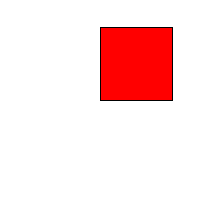
Frame 1 (no input)
Frame 60 (the mouse pressed at the canvas centre just before this capture): identical to frame 1, image omitted
Frame 120 (the mouse held since frame 60 and released just before this capture): identical to frame 1, image omitted

The Processing sketch that drew this single still picture (run headless with seeded random() and noise(); from frame 60 on, the mouse is pressed at the canvas centre):

// Processing sketch: Rendering3D
// ── Rendering3D.pde
//fix viewDirection in order to find closest distance and solve overlaps

final int NUM_SOLIDS = 1;
final float ANGLE_WIDTH = 60;
final float ANGLE_HEIGHT = 60;
final float maxLR = radians(ANGLE_WIDTH / 2 + 1);
final float maxUD = radians(ANGLE_HEIGHT / 2 + 1);

float viewWidth, viewHeight;
float angleFlat, angleIncline, angleRotate, angleRot, angleAdjusted;
PVector location, viewVector, viewVecUnit, viewLRVec, viewUDVec;
int moveFB, moveLR, moveUD, changeFlat, changeIncline, changeRotate;

Solid[] sol = new Solid[NUM_SOLIDS];
Face[] f;
int[] dist;

PVector rotateVector(PVector v, PVector perpAxis, float ang) {
  return PVector.add(PVector.mult(v, cos(ang)), perpAxis.cross(v).mult(sin(ang)));
}

void findAllOverlaps(Shape[] shapes, LinkedList<Shape> totalOverlaps, LinkedList<LinkedList<Integer>> totalIndexList) {

   LinkedList<Shape> overlaps = new LinkedList<Shape>(Arrays.asList(shapes));
   LinkedList<LinkedList<Integer>> indexList = new LinkedList<LinkedList<Integer>>();
   for (int i = 1; i < shapes.length; i++) {
     indexList.add(new LinkedList<Integer>(Arrays.asList(i)));
   }
   
   for (int size = 1; size < shapes.length; size++) {
     LinkedList<Shape> newOverlaps = new LinkedList<Shape>();
     LinkedList<LinkedList<Integer>> newIndexList = new LinkedList<LinkedList<Integer>>();
     
     for (int overlapIndex = 0; overlapIndex < overlaps.size(); overlapIndex++) {
       for (int shapeIndex = indexList.get(overlapIndex).getLast() + 1; shapeIndex < shapes.length; shapeIndex++) {
         LinkedList<Shape> currentOverlap = overlaps.get(overlapIndex).overlap(shapes[shapeIndex]);
         newOverlaps.addAll(currentOverlap);
         for (Shape s : currentOverlap) {
           newIndexList.add(new LinkedList<Integer>(indexList.get(overlapIndex)));
           newIndexList.getLast().add(shapeIndex);
         }
       }
     }
     
     totalOverlaps.addAll(newOverlaps);
     totalIndexList.addAll(newIndexList);
     overlaps = newOverlaps;
     indexList = newIndexList;
   }
}

int closestFace(Shape overlap, LinkedList<Integer> indices, Face[] faces) {
  float minDist = 1e12;
  int closeFace = 0;
  float[] comparePoint = overlap.centre();
  
  for (int index : indices) {
    int[] vMatches = faces[index].parentSolid.vertexMatches.get(faces[index].faceIndex);
    
    PVector[] refVertices = new PVector[3];
    for (int i = 0; i < 3; i++) refVertices[i] = faces[index].parentSolid.vertices[vMatches[i]];
    
    
  }
  
  return closeFace;
}

float add(float a, float b, float boundary) {
  a = (a + b) % boundary;
  if (a < 0) {
    a += boundary;
  }
  return a;
}

int add(int a, int b, int boundary) {
  a = (a + b) % boundary;
  if (a < 0) {
    a += boundary;
  }
  return a;
}

void setAngleRot() {
  if (angleIncline > 90 && angleIncline <= 270) {
    angleRot = -angleRotate;
  } else {
    angleRot = angleRotate;
  }
}

void setView() {
  if (angleIncline == 90) {
    viewVector.set(0, 0, 1);
  } else if (angleIncline == 270) {
    viewVector.set(0, 0, -1);
  } else {
    viewVector.set(cos(radians(angleFlat)), sin(radians(angleFlat)), tan(radians(angleIncline)));
  }

  if (angleIncline > 90 && angleIncline < 270) {
    viewVector.mult(-1.0);
  }
}

void setAngle() {
  if (angleIncline == 90 || angleIncline == 270) {
    angleAdjusted = angleRot + angleFlat;
  } else if (angleFlat == 90 || angleFlat == 270) {
    angleAdjusted = angleRot + angleFlat;
    if ((angleIncline > 90 && angleIncline < 180) || angleIncline > 270) {
      angleAdjusted += 180;
    }
  } else {
    angleAdjusted = angleRot + degrees(atan(tan(radians(angleFlat)) * tan(radians(angleIncline)) / viewVector.mag()));
    if (90 < angleFlat && angleFlat < 270) {
      angleAdjusted += 180;
    }
  }

  angleAdjusted = angleAdjusted % 360;
  if (angleAdjusted < 0) {
    angleAdjusted += 360;
  }
}

void setScope() {
  if ((angleFlat == 90 || angleFlat == 270) && (angleIncline == 0 || angleIncline == 180)) {
    int A, B, C, D;
    B = -1;
    if (angleFlat == 90) {
      A = 1;
      C = D = (angleIncline == 0 ? -1 : 1);
    } else {
      A = -1;
      C = angleIncline == 0 ? 1 : -1;
      D = -C;
    }

    viewLRVec.set(A * cos(radians(angleRot)), 0, B * sin(radians(angleRot)));
    viewUDVec.set(C * sin(radians(angleRot)), 0, D * cos(radians(angleRot)));
  } else {
    float X = viewVector.x;
    float Y = viewVector.y;
    float Z = viewVector.z;
    float mag = viewVector.mag();
    float angle = radians(angleAdjusted);

    viewUDVec.set(Z*cos(angle) - (X*Y*sin(angle)/mag), (pow(X, 2) + pow(Z, 2))*sin(angle)/mag, - X*cos(angle) - (Y*Z*sin(angle)/mag));
    viewLRVec.set(X*Y*cos(angle) + mag*Z*sin(angle), -(pow(X, 2) + pow(Z, 2))*cos(angle), Y*Z*cos(angle) - mag*X*sin(angle));

    if (angleIncline > 90 && angleIncline <= 270) {
      viewUDVec.mult(-1.0);
    }
  }

  viewLRVec.setMag(viewWidth);
  viewUDVec.setMag(viewHeight);
}

float[] projectedPixel(PVector vertex, PVector lastVertex) { //Make a projectedShape function based on this; we need it now
  PVector v = PVector.sub(vertex, location); 
  PVector vUD = viewUDVec.normalize(null);
  PVector vLR = viewLRVec.normalize(null).mult(-1);
  
  float angleLR = PVector.angleBetween(viewVecUnit, PVector.sub(v, PVector.mult(vUD, PVector.dot(v, vUD)))) * (PVector.dot(v, vLR) > 0 ? 1 : -1);
  float angleUD = PVector.angleBetween(viewVecUnit, PVector.sub(v, PVector.mult(vLR, PVector.dot(v, vLR)))) * (PVector.dot(v, vUD) > 0 ? 1 : -1);
  
  return new float[] { (angleLR / radians(ANGLE_WIDTH) + 0.5) * width, (angleUD / radians(ANGLE_HEIGHT) + 0.5) * height };
}

float[] projAngle(PVector vertex) {
  PVector v = PVector.sub(vertex, location); 
  PVector vUD = viewUDVec.normalize(null);
  PVector vLR = viewLRVec.normalize(null).mult(-1);
  
  float angleLR = PVector.angleBetween(viewVecUnit, PVector.sub(v, PVector.mult(vUD, PVector.dot(v, vUD)))) * (PVector.dot(v, vLR) > 0 ? 1 : -1);
  float angleUD = PVector.angleBetween(viewVecUnit, PVector.sub(v, PVector.mult(vLR, PVector.dot(v, vLR)))) * (PVector.dot(v, vUD) > 0 ? 1 : -1);
  
  return new float[] { angleLR, angleUD };
}

PVector segmentPlanePOI(PVector planeNormal, PVector startPoint, PVector direction, float maxAngle, int angleIndex) {
  float intersect = PVector.dot(planeNormal, PVector.sub(location, startPoint)) / PVector.dot(planeNormal, direction);
  if (!(intersect > 1e-5 && intersect < 1 - 1e-5)) return null;
  
  PVector POI = PVector.add(startPoint, PVector.mult(direction, intersect));
  if (maxAngle != 0 && abs(projAngle(POI)[angleIndex]) > maxAngle) return null;
  
  return POI;
}

Shape projection(PVector[] vertices3D) { //figure out case where object takes up full screen
  PVector[] allCorners = { viewDirection(width+width/ANGLE_WIDTH, -height/ANGLE_HEIGHT).mult(100), viewDirection(width+width/ANGLE_WIDTH, height+height/ANGLE_HEIGHT).mult(100), viewDirection(-width/ANGLE_WIDTH, height+height/ANGLE_HEIGHT).mult(100), viewDirection(-width/ANGLE_WIDTH, -height/ANGLE_HEIGHT).mult(100) }; //figure out where the corners are; corners[i] stores corner between plane i and plane i+1

  float[][] cornerAngles = new float[4][2];
  print("Corners: ");
  for (int i = 0; i < 4; i++) {
    cornerAngles[i] = projAngle(PVector.add(location, allCorners[i]));
    cornerAngles[i][0] = degrees(cornerAngles[i][0]);
    cornerAngles[i][1] = degrees(cornerAngles[i][1]);
    print(Arrays.toString(cornerAngles[i]) + " ");
  }
  println();
  
  LinkedList<PVector> addCorners = new LinkedList<PVector>();
  
  PVector vUD = viewUDVec.normalize(null);
  PVector vLR = viewLRVec.normalize(null).mult(-1);  
  
  // { top, right, bottom, left }
  PVector[] boundPlaneNormals = { vLR.cross(rotateVector(viewVecUnit, vLR, -maxUD)), vUD.cross(rotateVector(viewVecUnit, vUD, -maxLR)), vLR.cross(rotateVector(viewVecUnit, vLR, maxUD)), vUD.cross(rotateVector(viewVecUnit, vUD, maxLR)) };
  
  int exitPlane = 0; //0 is top, 1 is right, 2 is bottom, 3 is left, n is n % 4
  int planeChange = 0;
  boolean nextNull = false;
  
  int k = -1;
  float[] angle;
  do {
    k++;
    angle = k == vertices3D.length ? new float[] { 0, 0 } : projAngle(vertices3D[k]);
  } while ((abs(angle[0]) > maxLR || abs(angle[1]) > maxUD) && k < vertices3D.length);
  if (k == vertices3D.length) {
    k = 0;
    boolean intersectionFound = false;
    do {
      PVector prevVec =  PVector.sub(vertices3D[add(k, -1, vertices3D.length)], vertices3D[k]);
      for (int i = 0; i < 4; i++) {
        int angleIndex = i % 2;
        if (segmentPlanePOI(boundPlaneNormals[i], vertices3D[k], prevVec, angleIndex == 0 ? maxLR : maxUD, angleIndex) != null) intersectionFound = true;
      }
      if (!intersectionFound) k++;
    } while (!intersectionFound && k < vertices3D.length);
    if (k == vertices3D.length) return null; 
  }
  
  println("Offset: " + k);

  LinkedList<PVector> verts = new LinkedList<PVector>(); 
  for (int i = 0; i < vertices3D.length; i++) verts.add(vertices3D[add(i, k, vertices3D.length)]);
  
  for (int i = 0; i < verts.size(); i++) { //issue with catching corners at the end of loop
    angle = projAngle(verts.get(i));
  
    int boundLR = angle[0] < -maxLR ? -1 : (angle[0] > maxLR ? 1 : 0);
    int boundUD = angle[1] < -maxUD ? 1 : (angle[1] > maxUD ? -1 : 0);
    
    if (boundLR == 0 && boundUD == 0) {
      planeChange = 0;
    } else {
      PVector prevVec = PVector.sub(verts.get(add(i, -1, verts.size())), verts.get(i)),
              nextVec = PVector.sub(verts.get(add(i, 1, verts.size())), verts.get(i));
      PVector prevPOI, nextPOI;
      int prevPlane, nextPlane = 0;
      
      if (boundUD == 0 || boundLR == 0) {
        if (boundLR == -1) {          
          prevPlane = nextPlane = 3;
        } else if (boundLR == 1) {
          prevPlane = nextPlane = 1;
        } else if (boundUD == -1) {
          prevPlane = nextPlane = 2;
        } else {
          prevPlane = nextPlane = 0;
        }
        int angleIndex = prevPlane % 2;
        prevPOI = segmentPlanePOI(boundPlaneNormals[prevPlane], verts.get(i), prevVec, angleIndex == 0 ? maxLR : maxUD, angleIndex);
        nextPOI = segmentPlanePOI(boundPlaneNormals[nextPlane], verts.get(i), nextVec, angleIndex == 0 ? maxLR : maxUD, angleIndex);
        
      } else {
        PVector prevHorPOI, prevVertPOI, nextHorPOI, nextVertPOI;
        int horPlane, vertPlane;
        
        horPlane = boundLR == -1 ? 3 : 1;
        vertPlane = boundUD == -1 ? 2 : 0;
        
        prevHorPOI = segmentPlanePOI(boundPlaneNormals[horPlane], verts.get(i), prevVec, maxUD, 1);
        nextHorPOI = segmentPlanePOI(boundPlaneNormals[horPlane], verts.get(i), nextVec, maxUD, 1);
        prevVertPOI = segmentPlanePOI(boundPlaneNormals[vertPlane], verts.get(i), prevVec, maxLR, 0);
        nextVertPOI = segmentPlanePOI(boundPlaneNormals[vertPlane], verts.get(i), nextVec, maxLR, 0);
        
        if (prevHorPOI == null) {
          prevPOI = prevVertPOI;
          prevPlane = vertPlane;
        } else {
          prevPOI = prevHorPOI;
          prevPlane = horPlane;
        }
        
        if (nextHorPOI == null) {
          nextPOI = nextVertPOI;
          nextPlane = vertPlane;
        } else {
          nextPOI = nextHorPOI;
          nextPlane = horPlane;
        }
      }
      
      if (nextNull) prevPOI = null;
      
      if (prevPOI != null) {
        exitPlane = prevPlane;
        planeChange = 0;
      }
      
      if (nextPOI != null) {
        if (add(nextPlane, -exitPlane - planeChange, 4) == 1) planeChange++;
        println(planeChange + " " + exitPlane);
        
        for (int j = 0; j < abs(planeChange); j++) {
          if (planeChange > 0) addCorners.add(allCorners[add(exitPlane, j, 4)]);
          else addCorners.add(allCorners[add(exitPlane, -j - 1, 4)]);
        }
        exitPlane = 0;
        planeChange = 0;
      } else {
        int currentPlane = add(exitPlane, planeChange, 4);
        float[] nextAngle = projAngle(verts.get(add(i, 1, verts.size())));
        int nextBoundLR = nextAngle[0] < -maxLR ? -1 : (nextAngle[0] > maxLR ? 1 : 0);
        int nextBoundUD = nextAngle[1] < -maxUD ? -1 : (nextAngle[1] > maxUD ? 1 : 0);

        if (boundLR == 0 || boundUD == 0) {   
          switch (currentPlane) {
            case 0:
              if (nextBoundLR == 1 && nextBoundUD != -1) planeChange++;
              if (nextBoundLR == -1) planeChange -= nextBoundUD == 1 ? 2 : 1;
              break;
            case 1:
              if (nextBoundUD == 1 && (nextBoundLR != 1)) planeChange++;
              if (nextBoundUD == -1) planeChange -= nextBoundLR == -1 ? 2 : 1;
              break;
            case 2:
              if (nextBoundLR == -1 && nextBoundUD != 1) planeChange++;
              if (nextBoundLR == 1) planeChange -= nextBoundUD == -1 ? 2 : 1;
              break;
            case 3:
              if (nextBoundUD == -1 && nextBoundLR != -1) planeChange++;
              if (nextBoundUD == 1) planeChange -= nextBoundLR == 1 ? 2 : 1;
              break;
          }
          
        } else {
          switch (currentPlane) {
            case 0:
              if (nextBoundLR == 1 && nextBoundUD != -1) planeChange++;
              else if (nextBoundLR == -1 && nextBoundUD != 1) planeChange--;
              else if (nextBoundLR == 0 && nextBoundUD == 1) planeChange += 2;
              else if (nextBoundLR == -1 && nextBoundUD == 1) {
                if (projAngle(segmentPlanePOI(boundPlaneNormals[currentPlane], verts.get(i), nextVec, 0, 0))[0] > 0) planeChange += 2;
                else planeChange -= 2;
              }
              break;
            case 1:
              if (nextBoundUD == 1 && nextBoundLR != 1) planeChange++;
              else if (nextBoundUD == -1 && nextBoundLR != -1) planeChange--;
              else if (nextBoundUD == 0 && nextBoundLR == -1) planeChange += 2;
              else if (nextBoundUD == -1 && nextBoundLR == -1) {
                if (projAngle(segmentPlanePOI(boundPlaneNormals[currentPlane], verts.get(i), nextVec, 0, 0))[1] < 0) planeChange += 2;
                else planeChange -= 2;
              }
              break;
            case 2:
              if (nextBoundLR == -1 && nextBoundUD != 1) planeChange++;
              else if (nextBoundLR == 1 && nextBoundUD != -1) planeChange--;
              else if (nextBoundLR == 0 && nextBoundUD == -1) planeChange += 2;
              else if (nextBoundLR == 1 && nextBoundUD == -1) {
                if (projAngle(segmentPlanePOI(boundPlaneNormals[currentPlane], verts.get(i), nextVec, 0, 0))[0] < 0) planeChange += 2;
                else planeChange -= 2;
              }
              break;
            case 3:
              if (nextBoundUD == -1 && nextBoundLR != -1) planeChange++;
              else if (nextBoundUD == 1 && nextBoundLR != 1) planeChange--;
              else if (nextBoundUD == 0 && nextBoundLR == 1) planeChange += 2;
              else if (nextBoundUD == 1 && nextBoundLR == 1) {
                if (projAngle(segmentPlanePOI(boundPlaneNormals[currentPlane], verts.get(i), nextVec, 0, 0))[1] > 0) planeChange += 2;
                else planeChange -= 2;
              }
              break;
          }
        }
      }
      
      float[][] ang = {projAngle(verts.get(i)), prevPOI == null ? null : projAngle(prevPOI), nextPOI == null ? null : projAngle(nextPOI)};
      for (float[] f : ang) {
        if (f != null) {
          f[0] = round(degrees(f[0]) * 10000) / 10000.0;
          f[1] = round(degrees(f[1]) * 10000) / 10000.0;
        }
      }
      println(Arrays.toString(ang[0]) + " -> " + (ang[1] == null ? null : Arrays.toString(ang[1])) + ", " + (ang[2] == null ? null : Arrays.toString(ang[2])));
           
      verts.remove(i);
      i--;
      if (prevPOI != null) {
        i++;
        verts.add(i, prevPOI);
      }
      if (nextPOI != null) {
        for (PVector c : addCorners) {
          i++;
          verts.add(i, PVector.add(c, location));
        }
        i++;
        verts.add(i, nextPOI);
      }
      nextNull = nextPOI == null;
    }
  }
  
  float[][] angles = new float[verts.size()][2];
  for (int i = 0; i < angles.length; i++) {
    angles[i] = projAngle(verts.get(i));
    angles[i][0] = round(degrees(angles[i][0]) * 100) / 100.0;
    angles[i][1] = round(degrees(angles[i][1]) * 100) / 100.0;
  }
  float[][] oldAngles = new float[vertices3D.length][2];
  for (int i = 0; i < oldAngles.length; i++) {
    oldAngles[i] = projAngle(vertices3D[i]);
    oldAngles[i][0] = round(degrees(oldAngles[i][0]) * 100) / 100.0;
    oldAngles[i][1] = round(degrees(oldAngles[i][1]) * 100) / 100.0;
  }
  print("Before: "); for (float[] a : oldAngles) print(Arrays.toString(a) + " ");
  println();
  print("After: "); for (float[] a : angles) print(Arrays.toString(a) + " ");
  println();
  println();
  
  return null;
}

PVector viewDirection(float ... pixel) { //Something wrong here?
  PVector vLR = viewLRVec.normalize(null).mult(-1);
  PVector vUD = viewUDVec.normalize(null);
  
  float angleLR = radians(ANGLE_WIDTH)*(pixel[0]/width - 0.5);
  float angleUD = radians(ANGLE_HEIGHT)*(pixel[1]/height - 0.5);
  
  PVector p = vUD.cross(rotateVector(viewVecUnit, vUD, -angleLR)).cross(vLR.cross(rotateVector(viewVecUnit, vLR, angleUD))).normalize();
  //p.x = -p.x;
  return p;
}

void vision() {

  int totalFaces = 0;
  for (Solid s : sol) {
    totalFaces += s.numFaces;
  }

  Face[] faces = new Face[totalFaces];

  int faceIndex = 0;

  for (int j = 0; j < sol.length; j++) {
    viewVecUnit.set(viewVector);
    viewVecUnit.normalize();

    PVector[] vertices = sol[j].vertices;
    float[][] vertexPixels = new float[8][2];

    for (int i = 0; i < sol[j].numVertices; i++) {
      vertexPixels[i] = projectedPixel(vertices[i], vertices[add(i, -1, sol[j].numVertices)]);
    }

    for (int i = 0; i < sol[j].numFaces; i++) {
      int[] matches = sol[j].vertexMatches.get(i);
      float[] faceParams = new float[matches.length * 2];
      for (int k = 0; k < matches.length; k++) {
        faceParams[2 * k] = vertexPixels[matches[k]][0];
        faceParams[2 * k + 1] = vertexPixels[matches[k]][1];
      }

      faces[faceIndex] = new Face(sol[j], i, faceParams);

      faces[faceIndex].drawShape(true);
      faceIndex++;
    }
  }

  f = faces;
  dist = new int[f.length];
}

void move() {
  if (moveFB != 0) {
    location.add(PVector.mult(viewVecUnit, moveFB));
  }
  if (moveLR != 0) {
    location.add(PVector.mult(viewLRVec, moveLR));
  }
  if (moveUD != 0) {
    location.add(PVector.mult(viewUDVec, -moveUD));
  }
  angleFlat = add(angleFlat, changeFlat, 360);
  angleIncline = add(angleIncline, changeIncline, 360);
  angleRotate = add(angleRotate, changeRotate, 360);
}

void setup() {
  frameRate(60);
  size(200, 200);
  location = new PVector(-200, 0, 0);
  angleFlat = 0;
  angleIncline = 0;
  angleRotate = 0;
  viewWidth = 0.5;
  viewHeight = 0.5;

  viewVector = new PVector();
  viewVecUnit = new PVector();
  viewLRVec = new PVector();
  viewUDVec = new PVector();

  //sol[0] = new Cube(0, 0, 0, 80, 80, 80, #cc0000, #00cc00, #0000cc, #cccc00, #cc00cc, #00cccc);
  //sol[1] = new Solid(new int[][] {{0, 1, 2}, {0, 2, 3}, {0, 1, 3}, {1, 2, 3}}, new PVector[] {new PVector(85, 85, 85), new PVector(100, 86, 85), new PVector(85, 100, 86), new PVector(86, 85, 120)}, new color[] {#ff0000, #00ff00, #0000ff, #ffff00});
  sol[0] = new Solid(new int[][] {{0, 1, 2, 3}}, new PVector[] {new PVector(0, 0, 0), new PVector(0, 80, 0), new PVector(0, 80, 80), new PVector(0, 0, 80)}, new color[] {#ff0000});
  //sol[1] = new Solid(new int[][] {{0, 1, 2, 3}}, new PVector[] {new PVector(80, 0, 0), new PVector(80, 80, 0), new PVector(80, 80, 80), new PVector(80, 0, 80)}, new color[] {#0000ff});
}

void draw() {
  background(#ffffff);
  setAngleRot();
  setView();
  setAngle();
  setScope();
  vision();
  move();
}

void keyPressed() {
  switch (keyCode) {
  case UP:
    moveFB = 1;
    break;
  case DOWN:
    moveFB = -1;
    break;
  case LEFT:
    moveLR = 1;
    break;
  case RIGHT:
    moveLR = -1;
    break;
  case 'W':
    changeIncline = 1;
    break;
  case 'A':
    changeFlat = -1;
    break;
  case 'S':
    changeIncline = -1;
    break;
  case 'D':
    changeFlat = 1;
    break;
  case 'K':
    moveUD = 1;
    break;
  case 'M':
    moveUD = -1;
    break;
  }
}

void keyReleased() {
  switch (keyCode) {
  case UP:
  case DOWN:
    moveFB = 0;
    break;
  case LEFT:
  case RIGHT:
    moveLR = 0;
    break;
  case 'W':
  case 'S':
    changeIncline = 0;
    break;
  case 'A':
  case 'D':
    changeFlat = 0;
    break;
  case 'K':
  case 'M':
    moveUD = 0;
    break;
  case ' ':
    /*println();
    for (Face F : f) {
      for (int i = 0; i < F.numVertices(); i++) {
        print(Arrays.toString(F.getVert(i)) + " ");
      }
      println();
    }*/
    projection(sol[0].vertices);
    break;
  }
}

// ── Cube.pde
class Cube extends Solid {
  
  Cube(float x, float y, float z, float xSize, float ySize, float zSize, color col1, color col2, color col3, color col4, color col5, color col6) {  
    numFaces = 6;
    numVertices = 8;
    vertexMatches = new LinkedList<int[]>(Arrays.asList(new int[]{ 0, 1, 4, 2 }, new int[]{ 3, 5, 7, 6 }, new int[]{ 0, 1, 5, 3 },
                                                        new int[]{ 2, 4, 7, 6 }, new int[]{ 0, 2, 6, 3 }, new int[]{ 1, 4, 7, 5 }));
    
    vertices = new PVector[] { new PVector(x, y, z), new PVector(x + xSize, y, z), new PVector(x, y + ySize, z), new PVector(x, y, z + zSize),
                               new PVector(x + xSize, y + ySize, z), new PVector(x + xSize, y, z + zSize), new PVector(x, y + ySize, z + zSize),
                               new PVector(x + xSize, y + ySize, z + zSize)};
    
    cols = new color[] { col1, col2, col3, col4, col5, col6 };
  }
}

// ── Face.pde
class Face extends Shape {
  
  Solid parentSolid;
  int faceIndex;
  
  public Face(Solid sol0, int index0, float ... v) {
    super(v);
    parentSolid = sol0;
    faceIndex = index0;
    setCol(parentSolid.cols[index0]);
  }
  
  public Face(Solid sol0, int index0, Shape s) {
    super(s);
    parentSolid = sol0;
    faceIndex = index0;
    setCol(parentSolid.cols[index0]);
  }
  
}

// ── Shape.pde
import java.util.*;

public boolean isBetween(float x1, float y1, float x2, float y2, float x, float y) {
  if ((x == x1 && y == y1) || (x == x2 && y == y2)) return false;
  return ((y - y1)*(x2 - x1) == (x - x1)*(y2 - y1)
    && (x - x1)*(x - x2) <= 0 && (y - y1)*(y - y2) <= 0);
}

class Shape {

  class Point {
    float x, y;
    int vIndex;
    boolean used;
    LinkedList<Point> connections;

    public Point(float X, float Y) {
      x = X;
      y = Y;
      used = false;
      connections = new LinkedList<Point>();
    }

    public Point(float X, float Y, int VI) {
      this(X, Y);
      vIndex = VI;
    }

    public void add(Point p) {
      boolean addConfirm = true;
      if (!this.connections.contains(p)) {
        for (int i = 0; i < this.connections.size(); i++) {
          if ((this.connections.get(i).y - this.y) * (this.x - p.x) == (this.connections.get(i).x - this.x) * (this.y - p.y)) {
            float ratio;
            if (this.x == p.x) {
              ratio = (p.y - this.y) / (this.connections.get(i).y - this.y);
            } else {
              ratio = (p.x - this.x) / (this.connections.get(i).x - this.x);
            }
            if (0 < ratio && ratio < 1) {
              this.disconnect(this.connections.get(i));             
              break;
            } else if (ratio > 1) {
              addConfirm = false;
              break;
            }
          }
        }
        if (addConfirm) {
          this.connections.add(p);
        }
      }
    }

    public void connect(Point p) {
      if (!this.equals(p)) {
        this.add(p);
        p.add(this);
      }
    }

    public boolean disconnect(Point p) {
      boolean b = true;
      if (!this.connections.remove(p)) b = false;
      if (!p.connections.remove(this)) b = false;
      return b;
    }

    public final boolean equals(Object o) {
      if (o == this) return true;
      if (!(o instanceof Point)) return false;

      Point p = (Point) o;
      return this.x == p.x && this.y == p.y;
    }

    public final int hashCode() {
      return (int) (this.x * 1000000 + this.y);
    }

    public boolean between(Point p1, Point p2) {
      return isBetween(p1.x, p1.y, p2.x, p2.y, this.x, this.y);
    }

    public boolean insert(Point p1, Point p2) {
      int index1 = p1.connections.indexOf(p2);
      int index2 = p2.connections.indexOf(p1);
      if (index1 == -1 || index2 == -1) return false;

      p1.connections.set(index1, this);
      p2.connections.set(index2, this);
      this.connections.add(p1);
      this.connections.add(p2);

      return true;
    }

    public String toShortString() {
      return "(" + x + ", " + y + ")";
    }

    public String toString() {
      String s = this.toShortString() + " [";
      for (Point p : this.connections) {
        s += " " + p.toShortString() + " ;";
      }
      return s.substring(0, s.length() - (this.connections.size() == 0 ? 0 : 1)) + "]";
    }

    public void drawPoint(boolean includeConnections) {
      stroke(#ffffff);
      if (includeConnections) {
        for (Point p : this.connections) {
          line(this.x, this.y, p.x, p.y);
        }
      }
      stroke(#000000);
      fill(#ffffff);
      circle(this.x, this.y, 3);
    }
  }

  class SortPoints implements Comparator<Point> {
    public int compare(Point a, Point b) {
      if (a.x > b.x) return 1;
      if (a.x < b.x) return -1;
      if (a.y > b.y) return 1;
      if (a.y < b.y) return -1;
      return 0;
    }
  }

  class SortPOIs implements Comparator<float[]> {
    float[][] vertices;
    int sortIndex;

    public SortPOIs(float[][] v, int s) {
      vertices = v;
      sortIndex = s;
    }

    public int compare(float[] a, float[] b) {
      if (a[sortIndex] == b[sortIndex]) {
        float[] vertex = vertices[(int) a[sortIndex]];

        return pow(a[0] - vertex[0], 2) + pow(a[1] - vertex[1], 2)
          > pow(b[0] - vertex[0], 2) + pow(b[1] - vertex[1], 2) ? 1 : -1;
      }
      return a[sortIndex] > b[sortIndex] ? 1 : -1;
    }
  }

  public void removeDuplicates(LinkedList<Point> l) {
    Collections.sort(l, new SortPoints());
    for (int i = 0; i < l.size() - 1; i++) {
      if (l.get(i).equals(l.get(i + 1))) {
        Point p = l.get(i + 1);
        Point pCN;

        while (p.connections.size() > 0) {
          pCN = p.connections.get(0);
          while (pCN.disconnect(p));
          pCN.connect(l.get(i));
        }
        l.remove(i + 1);
        i--;
      }
    }
  }

  private float[][] vertices;
  private float minX, maxX, minY, maxY;
  private color col;

  public Shape(float ... v) {
    if (v.length % 2 == 0) {
      minX = Float.MAX_VALUE;
      maxX = Float.MIN_VALUE;
      minY = Float.MAX_VALUE;
      maxY = Float.MIN_VALUE;
      vertices = new float[v.length / 2][2];
      for (int i = 0; i < vertices.length; i++) {
        vertices[i][0] = v[2*i];
        vertices[i][1] = v[2*i + 1];

        if (vertices[i][0] > maxX) maxX = vertices[i][0];
        if (vertices[i][0] < minX) minX = vertices[i][0];
        if (vertices[i][1] > maxY) maxY = vertices[i][1];
        if (vertices[i][1] < minY) minY = vertices[i][1];
      }
    }
    col = #000000;
  }
  
  public Shape(Shape s) {
    vertices = s.vertices;
    minX = s.minX;
    minY = s.minY;
    maxX = s.maxX;
    maxY = s.maxY;
    col = s.col;
  }
  
  public float[] getVert(int index) {
    return vertices[index];
  }
  
  public void setCol(color c) {
    col = c;
  }
  
  public color getCol() {
    return col;
  }

  public void drawShape(boolean stroke) {
    fill(col);
    stroke(stroke ? #000000 : col);
    beginShape();
    for (float[] f : vertices) {
      vertex(f[0], f[1]);
    }
    endShape(CLOSE);
  }

  public int numVertices() {
    return vertices.length;
  }

  public void updateMaxMin() {
    minX = Float.MAX_VALUE;
    maxX = Float.MIN_VALUE;
    minY = Float.MAX_VALUE;
    maxY = Float.MIN_VALUE;
    for (float[] v : vertices) {
      if (v[0] > maxX) maxX = v[0];
      if (v[0] < minX) minX = v[0];
      if (v[1] > maxY) maxY = v[1];
      if (v[1] < minY) minY = v[1];
    }
  }
  
  public float[] centre() { //{ x, y }
    float totalX = 0, totalY = 0;
    for (float[] v : vertices) {
      totalX += v[0];
      totalY += v[1];
    }
    return new float[] { totalX/numVertices(), totalY/numVertices() };
  }

  public boolean contains(float x, float y) {
    if (x < minX || x > maxX || y < minY || y > maxY) return false;

    float[] outsidePt = { minX - 1, minY - 1 };
    float[] v, vNext;
    float xPOI;
    int numIntersections = 0;

    for (int i = 0; i < vertices.length; i++) {
      v = vertices[i];
      vNext = vertices[(i + 1) % vertices.length];

      if (x == v[0] && y == v[1]) return true;

      if ((y - v[1])*(vNext[0] - v[0]) == (x - v[0])*(vNext[1] - v[1])
        && (x - v[0])*(x - vNext[0]) <= 0 && (y - v[1])*(y - vNext[1]) <= 0) return true;

      //For each side, checking if a segment between the point and outsidePt intersects that side segment
      if (v[0] == vNext[0]) { //the line connecting the vertices is vertical
        float yPOI = (v[0] - outsidePt[0])*(y - outsidePt[1])/(x - outsidePt[0]) + outsidePt[1];
        if (yPOI > minY && yPOI < y && (yPOI - v[1])*(yPOI - vNext[1]) < 0) { //If the y-value of POI is inside both segments
          numIntersections++;
        }
      } else if ((y - outsidePt[1])*(vNext[0] - v[0]) != (x - outsidePt[0])*(vNext[1] - v[1])) { //If the two segments are NOT parallel
        xPOI = (outsidePt[0]*(y - outsidePt[1])/(x - outsidePt[0]) - v[0]*(vNext[1] - v[1])/(vNext[0] - v[0]) + v[1] - outsidePt[1])
          / ((y - outsidePt[1])/(x - outsidePt[0]) - (vNext[1] - v[1])/(vNext[0] - v[0])); //x-value of POI

        if (xPOI > minX && xPOI < x && (xPOI - v[0])*(xPOI - vNext[0]) < 0) {
          numIntersections++;
        } else if (xPOI == v[0] || xPOI == vNext[0]) {
          i = -1;
          outsidePt[1] -= 1;
        }
      }
    }
    return numIntersections % 2 == 1;
  }

  public LinkedList<Point> containedVertices(Shape s) {
    LinkedList<Point> cV = new LinkedList<Point>();
    int tempIndex;
    for (int i = 0; i < this.vertices.length; i++) {
      if (s.contains(vertices[i][0], vertices[i][1])) {
        cV.add(new Point(vertices[i][0], vertices[i][1], i));
        if (i > 0) {
          tempIndex = cV.indexOf(new Point(vertices[i - 1][0], vertices[i - 1][1]));
          if (tempIndex != -1) {
            cV.get(tempIndex).connect(cV.getLast());
          }
          if (i == this.vertices.length - 1) {
            tempIndex = cV.indexOf(new Point(vertices[0][0], vertices[0][1]));
            if (tempIndex != -1) {
              cV.get(tempIndex).connect(cV.getLast());
            }
          }
        }
      }
    }
    return cV;
  }

  float[] POICheck(float[] v1, float[] v1Next, float[] v2, float[] v2Next) {
    float xPOI, yPOI;
    if (((v1Next[0] - v1[0])*(v2Next[1] - v2[1]) != (v1Next[1] - v1[1])*(v2Next[0] - v2[0]))
      && !v1.equals(v2) && !v1.equals(v2Next) && !v1Next.equals(v2) && !v1Next.equals(v2Next)) { //if the two lines aren't parallel and share no vertex
      if (v1[0] == v1Next[0]) {
        xPOI = v1[0];
        yPOI = (xPOI - v2[0])*(v2Next[1] - v2[1])/(v2Next[0] - v2[0]) + v2[1];
        if ((yPOI - v1[1])*(yPOI - v1Next[1]) <= 0 && (xPOI - v2[0])*(xPOI - v2Next[0]) <= 0) { //check if y-value is within both segments
          return new float[] { xPOI, yPOI };
        }
      } else if (v2[0] == v2Next[0]) {
        xPOI = v2[0];
        yPOI = (xPOI - v1[0])*(v1Next[1] - v1[1])/(v1Next[0] - v1[0]) + v1[1];
        if ((xPOI - v1[0])*(xPOI - v1Next[0]) <= 0 && (yPOI - v2[1])*(yPOI - v2Next[1]) <= 0) { //check if y-value is within both segments
          return new float[] { xPOI, yPOI };
        }
      } else {
        xPOI = (v1[0]*(v1Next[1] - v1[1])/(v1Next[0] - v1[0]) - v2[0]*(v2Next[1] - v2[1])/(v2Next[0] - v2[0]) + v2[1] - v1[1])
          / ((v1Next[1] - v1[1])/(v1Next[0] - v1[0]) - (v2Next[1] - v2[1])/(v2Next[0] - v2[0]));
        if ((xPOI - v1[0])*(xPOI - v1Next[0]) <= 0 && (xPOI - v2[0])*(xPOI - v2Next[0]) <= 0) {
          yPOI = (xPOI - v1[0])*(v1Next[1] - v1[1])/(v1Next[0] - v1[0]) + v1[1];
          return new float[] { xPOI, yPOI };
        }
      }
    }
    return null;
  }

  public LinkedList<Point> overlapVertices(Shape s) {
    LinkedList<Point> cV1 = this.containedVertices(s);
    LinkedList<Point> cV2 = s.containedVertices(this);
    LinkedList<Point> oV = new LinkedList<Point>();

    oV.addAll(cV1);
    oV.addAll(cV2);

    removeDuplicates(oV);

    LinkedList<float[]> POIs = new LinkedList<float[]>();
    float[] v1, v1Next, v2, v2Next;
    for (int i = 0; i < this.vertices.length; i++) {
      v1 = this.vertices[i];
      v1Next = this.vertices[(i + 1) % this.vertices.length];
      for (int j = 0; j < s.numVertices(); j++) {
        v2 = s.vertices[j];
        v2Next = s.vertices[(j + 1) % s.vertices.length];

        float[] POI = POICheck(v1, v1Next, v2, v2Next); 
        if (POI != null) POIs.add(new float[] { POI[0], POI[1], i, j });
      }
    }

    if (POIs.size() > 0) {

      LinkedList<Point> POIPoints = new LinkedList<Point>();   

      Collections.sort(POIs, new SortPOIs(this.vertices, 2));

      int tempIndex;

      for (int i = 0; i < POIs.size(); i++) {
        POIPoints.add(new Point(POIs.get(i)[0], POIs.get(i)[1]));
        if (i > 0) {
          if (POIs.get(i - 1)[2] == POIs.get(i)[2]) {
            POIPoints.get(i).connect(POIPoints.get(i - 1));
          } else {
            tempIndex = cV1.indexOf(new Point(this.vertices[(int) POIs.get(i)[2]][0], this.vertices[(int) POIs.get(i)[2]][1]));
            if (tempIndex != -1) {
              POIPoints.get(i).connect(cV1.get(tempIndex));
            }
            if (POIs.get(i - 1)[2] + 1 == POIs.get(i)[2] && tempIndex != -1) {
              POIPoints.get(i - 1).connect(cV1.get(tempIndex));
            } else {

              tempIndex = cV1.indexOf(new Point(this.vertices[(int) POIs.get(i - 1)[2] + 1][0], this.vertices[(int) POIs.get(i - 1)[2] + 1][1]));
              if (tempIndex != -1) {
                POIPoints.get(i - 1).connect(cV1.get(tempIndex));
              }
            }
          }
        }
      }

      int vertexIndex = ((int) POIs.getLast()[2] + 1) % this.vertices.length;
      tempIndex = cV1.indexOf(new Point(this.vertices[vertexIndex][0], this.vertices[vertexIndex][1]));
      if (tempIndex != -1) {
        POIPoints.getLast().connect(cV1.get(tempIndex));
      }

      tempIndex = cV1.indexOf(new Point(this.vertices[(int) POIs.get(0)[2]][0], this.vertices[(int) POIs.get(0)[2]][1]));
      if (tempIndex != -1) {
        POIPoints.get(0).connect(cV1.get(tempIndex));
      }

      LinkedList<Point> POIPoints2 = new LinkedList<Point>();

      Collections.sort(POIs, new SortPOIs(s.vertices, 3));


      for (int i = 0; i < POIs.size(); i++) {
        POIPoints2.add(new Point(POIs.get(i)[0], POIs.get(i)[1]));
        if (i > 0) {
          if (POIs.get(i - 1)[3] == POIs.get(i)[3]) {
            POIPoints2.get(i).connect(POIPoints2.get(i - 1));
          } else {
            tempIndex = cV2.indexOf(new Point(s.vertices[(int) POIs.get(i)[3]][0], s.vertices[(int) POIs.get(i)[3]][1]));
            if (tempIndex != -1) {
              POIPoints2.get(i).connect(cV2.get(tempIndex));
            }
            if (POIs.get(i - 1)[3] + 1 == POIs.get(i)[3] && tempIndex != -1) {
              POIPoints2.get(i - 1).connect(cV2.get(tempIndex));
            } else {
              tempIndex = cV2.indexOf(new Point(s.vertices[(int) POIs.get(i - 1)[3] + 1][0], s.vertices[(int) POIs.get(i - 1)[3] + 1][1]));
              if (tempIndex != -1) {
                POIPoints2.get(i - 1).connect(cV2.get(tempIndex));
              }
            }
          }
        }
      }

      vertexIndex = ((int) POIs.getLast()[3] + 1) % s.vertices.length;
      tempIndex = cV2.indexOf(new Point(s.vertices[vertexIndex][0], s.vertices[vertexIndex][1]));
      if (tempIndex != -1) {
        POIPoints2.getLast().connect(cV2.get(tempIndex));
      }

      tempIndex = cV2.indexOf(new Point(s.vertices[(int) POIs.get(0)[3]][0], s.vertices[(int) POIs.get(0)[3]][1]));
      if (tempIndex != -1) {
        POIPoints2.get(0).connect(cV2.get(tempIndex));
      }

      POIPoints.addAll(POIPoints2);
      removeDuplicates(POIPoints);

      oV.addAll(POIPoints);
      removeDuplicates(oV);
    }

    return oV;
  }

  public LinkedList<Shape> overlap(Shape s) {
    LinkedList<Point> oV = this.overlapVertices(s);

    if (oV.size() == 0) {
      return new LinkedList<Shape>();
    }

    Point currentPoint;

    LinkedList<LinkedList<Point>> orderedOV = new LinkedList<LinkedList<Point>>();
    orderedOV.add(new LinkedList<Point>());
    orderedOV.getLast().add(oV.get(0));

    boolean exit = false;

    while (!exit) {
      currentPoint = orderedOV.getLast().getLast();
      if (currentPoint == null) {
        orderedOV.getLast().removeLast();
        orderedOV.add(new LinkedList<Point>());
        for (Point p : oV) {
          if (!p.used) {
            orderedOV.getLast().add(p);
            p.used = true;
            break;
          }
        }
        if (orderedOV.getLast().size() == 0) exit = true;
      } else {
        for (Point p : currentPoint.connections) {
          float midX = 0.5*(currentPoint.x + p.x);
          float midY = 0.5*(currentPoint.y + p.y);
          if (orderedOV.getLast().size() < 2 || p != orderedOV.getLast().get(orderedOV.getLast().size() - 2)) {
            float dX = 0;
            float dY = 0;
            if (midX == p.x) {
              dX = 0.0001;
            } else {
              dY = 0.0001;
            }
            if ((this.contains(midX + dX, midY + dY) && s.contains(midX + dX, midY + dY))
              || (this.contains(midX - dX, midY - dY) && s.contains(midX - dX, midY - dY))) {
              if (p.used) {
                orderedOV.getLast().add(null);
              } else {
                orderedOV.getLast().add(p);
                p.used = true;
                //println(p);
              }
              break;
            }
          }
        }
        if (orderedOV.getLast().getLast() == currentPoint) {
          orderedOV.getLast().add(null);
        }
      }
    }
    LinkedList<Shape> overlapShapes = new LinkedList<Shape>();
    float[] shapeArgs;
    for (int i = 0; i < orderedOV.size(); i++) {
      if (orderedOV.get(i).size() < 3) {
        orderedOV.remove(i);
        i--;
      } else {
        shapeArgs = new float[orderedOV.get(i).size() * 2];
        for (int j = 0; j < orderedOV.get(i).size(); j++) {
          shapeArgs[2*j] = (orderedOV.get(i).get(j).x);
          shapeArgs[2*j + 1] = (orderedOV.get(i).get(j).y);
        }

        overlapShapes.add(new Shape(shapeArgs));
      }
    }
    return overlapShapes;
  }
}

// ── Solid.pde
public class Solid {
  int numVertices, numFaces;
  LinkedList<int[]> vertexMatches;
  
  PVector[] vertices;
  color[] cols;
  
  public Solid(int[][] vertexMatches0, PVector[] vertices0, color[] cols0) {
    this();
    if (cols0.length == vertexMatches0.length) {
      vertexMatches = new LinkedList(Arrays.asList(vertexMatches0));
      vertices = vertices0;
      cols = cols0;
      
      numVertices = vertices.length;
      numFaces = vertexMatches.size();
    }
  }
  
  public Solid() {
    numVertices = 0;
    numFaces = 0;
    vertexMatches = new LinkedList<int[]>();
    vertices = null;
    cols = null;
  }
    
}
